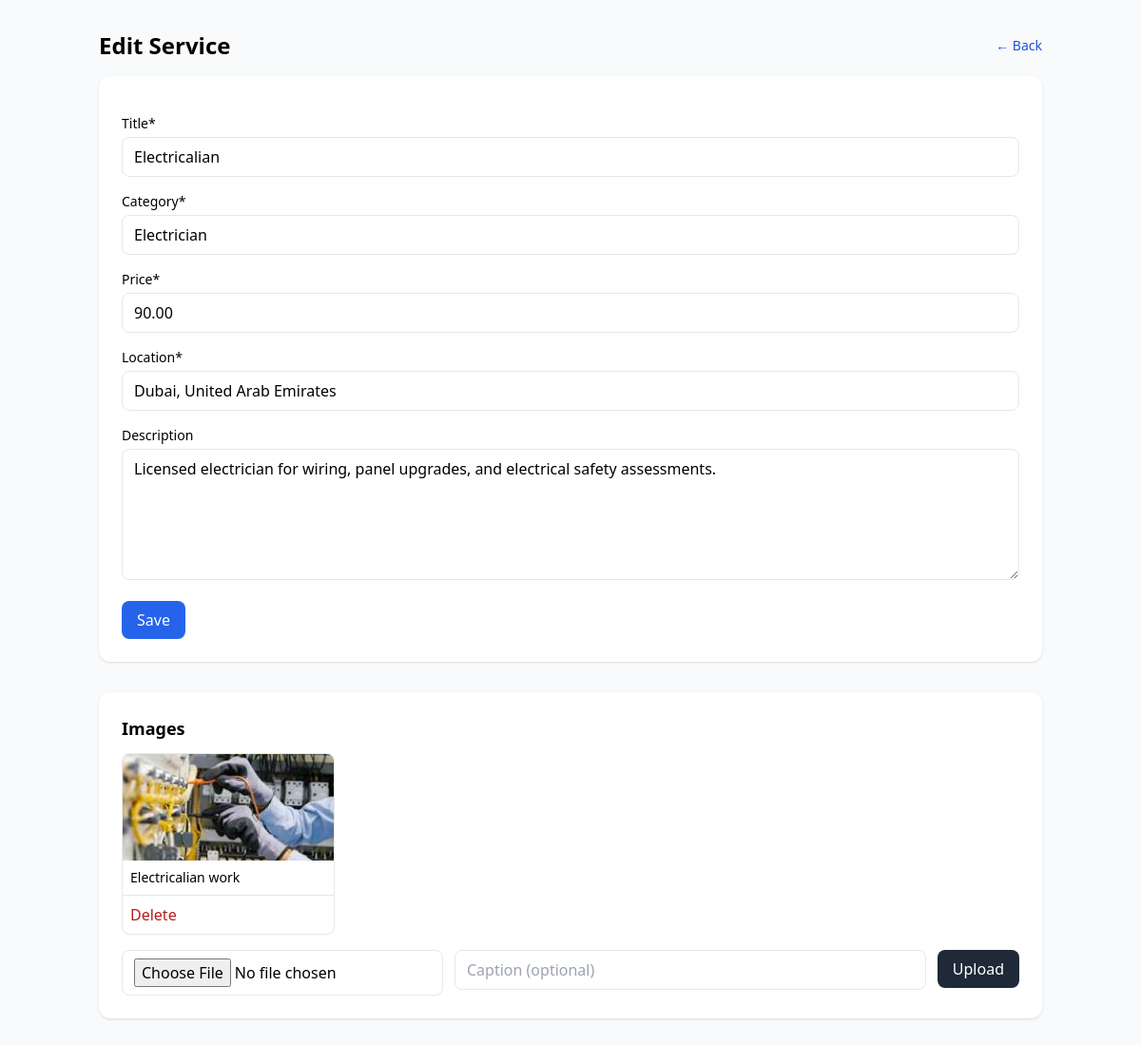
The page /worker/edit-service.php?id=14 (signed in) on the database as committed earlier.
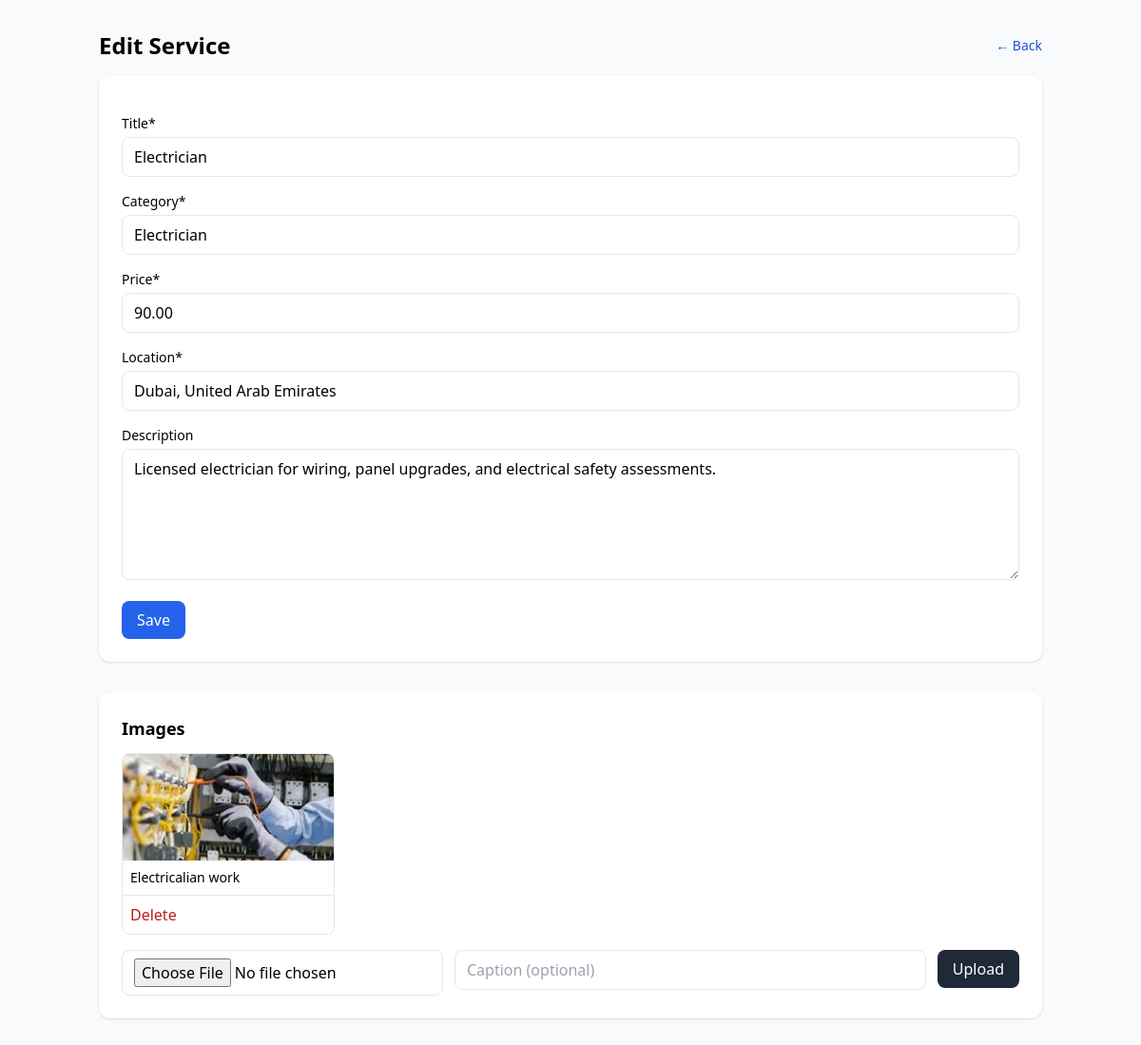
The same page on the database as committed later.
### tables this page shows
CREATE TABLE `services` (
  `service_id` int(11) NOT NULL,
  `worker_id` int(11) NOT NULL,
  `title` varchar(150) NOT NULL,
  `description` text NOT NULL,
  `category` varchar(100) NOT NULL,
  `price` decimal(10,2) NOT NULL,
  `location` varchar(150) DEFAULT NULL,
  `status` enum('active','inactive') DEFAULT 'active',
  `created_at` timestamp NOT NULL DEFAULT current_timestamp()
);

### worker/edit-service.php (the view, shortened to what this page needs)
<?php
$baseUrl = defined('BASE_URL') ? rtrim(BASE_URL, '/') : '/Prolink';
$service_id = isset($_GET['id']) ? (int)$_GET['id'] : 0;
function h($s){ return htmlspecialchars($s ?? '', ENT_QUOTES, 'UTF-8'); }
$svc = $conn->prepare('SELECT service_id, worker_id, title, category, price, location, description FROM services WHERE service_id = ? LIMIT 1');
$svc->bind_param('i', $service_id);
$svc->execute();
$service = $svc->get_result()->fetch_assoc();
$imgs = [];
$si = $conn->prepare('SELECT image_id, file_path, caption FROM service_images WHERE service_id = ? ORDER BY image_id ASC');
$si->bind_param('i', $service_id);
$si->execute();
$res = $si->get_result();
while ($row = $res->fetch_assoc()) { $imgs[] = $row; }
?>
<!DOCTYPE html>
<html lang="en">
<head>
  <script src="https://cdn.tailwindcss.com"></script>
</head>
<body class="bg-gray-50 min-h-screen">
  <div class="max-w-5xl mx-auto px-4 py-8">
    <div class="flex items-center justify-between mb-4">
      <h1 class="text-2xl font-bold">Edit Service</h1>
      <a class="text-sm text-blue-700" href="<?= $baseUrl ?>/worker/services.php">&larr; Back</a>
    </div>
    <form method="post" class="bg-white rounded-xl shadow p-6 space-y-4">
      <div>
        <label class="block text-sm mb-1">Title*</label>
        <input name="title" required class="w-full border rounded-lg px-3 py-2" value="<?= h($service['title']) ?>">
      </div>
      <div>
        <label class="block text-sm mb-1">Category*</label>
        <input name="category" required class="w-full border rounded-lg px-3 py-2" value="<?= h($service['category']) ?>">
      </div>
      <div>
        <label class="block text-sm mb-1">Price*</label>
        <input name="price" type="number" step="0.01" min="0" required class="w-full border rounded-lg px-3 py-2" value="<?= h($service['price']) ?>">
      </div>
      <div>
        <label class="block text-sm mb-1">Location*</label>
        <input name="location" required class="w-full border rounded-lg px-3 py-2" value="<?= h($service['location']) ?>">
      </div>
      <div>
        <label class="block text-sm mb-1">Description</label>
        <textarea name="description" rows="5" class="w-full border rounded-lg px-3 py-2"><?= h($service['description']) ?></textarea>
      </div>
      <div>
        <button class="bg-blue-600 text-white rounded-lg px-4 py-2" type="submit">Save</button>
      </div>
    </form>
    <div class="bg-white rounded-xl shadow p-6 mt-8">
      <h2 class="text-lg font-semibold mb-3">Images</h2>
      <?php if (empty($imgs)): ?>
        <div class="text-gray-600">No images yet.</div>
      <?php else: ?>
        <div class="grid grid-cols-2 md:grid-cols-4 gap-4 mb-4">
          <?php foreach ($imgs as $im): ?>
            <div class="border rounded-lg overflow-hidden">
              <img src="<?= h($im['file_path']) ?>" class="w-full h-28 object-cover" alt="">
              <div class="p-2 text-sm"><?= h($im['caption']) ?></div>
              <form method="post" class="p-2 border-t" onsubmit="return confirm('Delete this image?')">
                <button class="w-full text-left text-red-700">Delete</button>
              </form>
            </div>
          <?php endforeach; ?>
        </div>
      <?php endif; ?>
      <form method="post" enctype="multipart/form-data" class="flex flex-col sm:flex-row gap-3 items-start">
        <input type="file" name="image" required class="border rounded-lg px-3 py-2">
        <input type="text" name="caption" placeholder="Caption (optional)" class="border rounded-lg px-3 py-2 flex-1">
        <button class="bg-gray-800 text-white rounded-lg px-4 py-2" type="submit">Upload</button>
      </form>
    </div>
  </div>
</body>
</html>

Rows that differ between the two databases and show on the page:
changed services "Electrician": title "Electricalian" → "Electrician"
